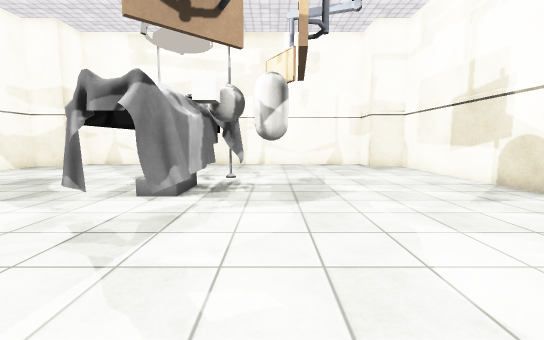
[1] (above)

12 first-person views from a walk through a scene from a Unity 3-D project. The camera is 1.2 m above the floor, tilts 6° down and sees 90° across. The floor is counted in squares, 1 m on a side. Each view is taken from the middle of a square. On the plan, view 1 faces up. The plan holds only what a view shows up to about 13 squares ahead; the rest is blank. Some animated figures are not drawn. Some surface patterns are stand-ins.

[2]
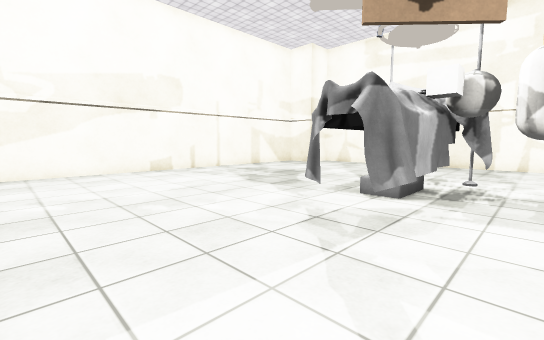

[3]
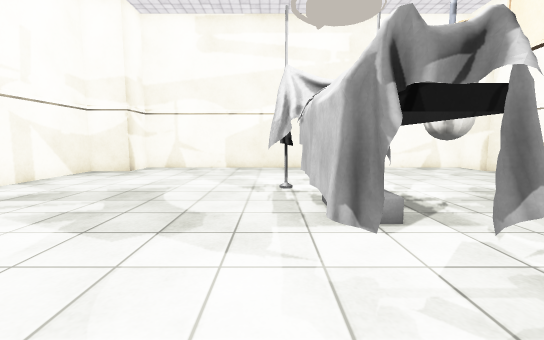

[4]
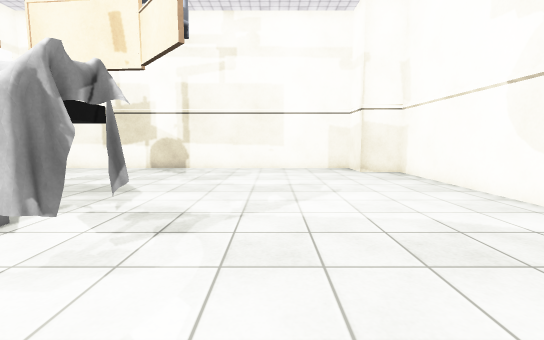

[5]
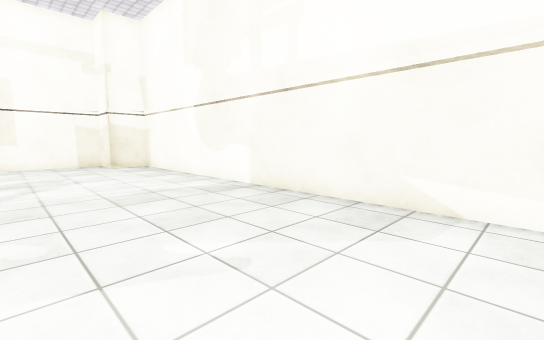

[6]
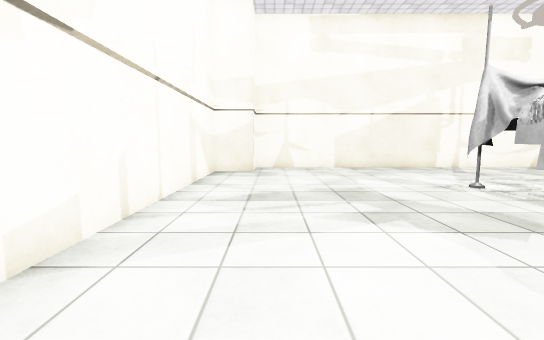

[7]
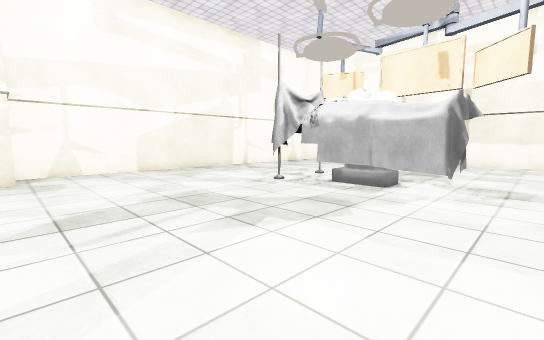

[8]
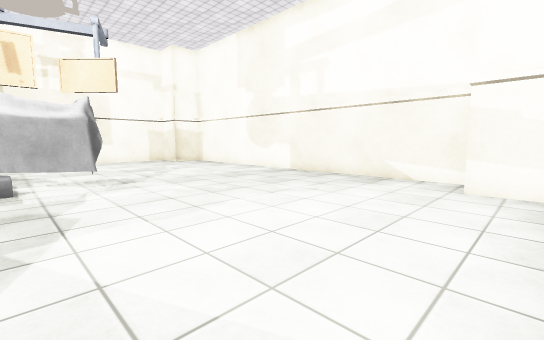

[9]
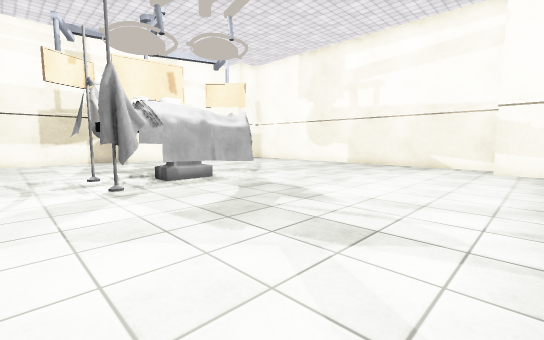

[10]
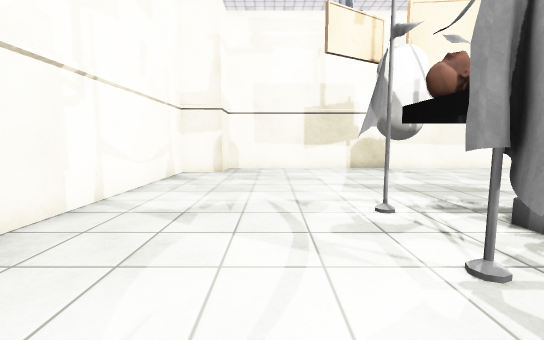

[11]
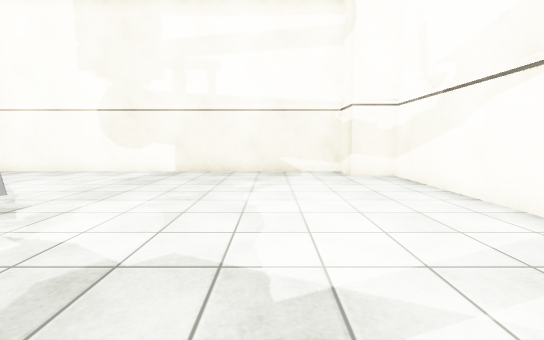

[12]
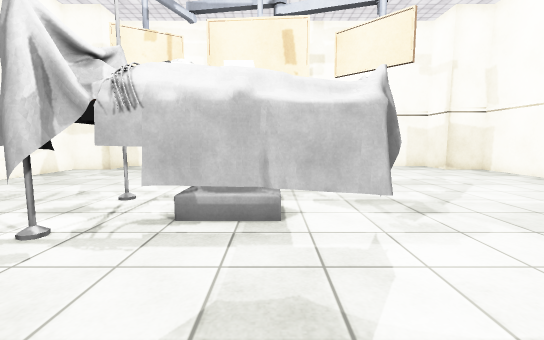

### Floor plan
Points are (right, up) in squares from view 1. A wall is a line through its corners. A room is listed if a view was taken in it or the views show most of it. See-through windows are left out.
Room 1 (views 1, 2, 3, 4, 5, 6, 7, 8, 9, 10, 11, 12)
walls: (-2.4, 9) (-3.1, 9); (-9.8, 13) (-11.3, 13) (-11.3, -1.5) (-9.8, -1.5) (-9.8, -3) (4.7, -3) (4.7, -1.5) (6.2, -1.5) (6.2, 13) (4.7, 13) (4.7, 14.5) (-9.8, 14.5) (-9.8, 13)
objects: pole (-4, 9); other object (-3, 4) to (-2, 7); other object (-3, 8) to (-2, 8); pole (-1, 9); capsule (0, 8) to (0, 9)

Positions as (right, up) in squares from view 1, and headings:
1: (0, 0), facing up
2: (0, 0), facing up-left
3: (-4, 2), facing up
4: (-6, 2), facing right
5: (-9, 2), facing down-right
6: (-9, 2), facing up
7: (-10, 3), facing up-right
8: (-11, 6), facing down-right
9: (-11, 11), facing down-right
10: (-6, 11), facing right
11: (-7, 8), facing down
12: (-7, 6), facing right
